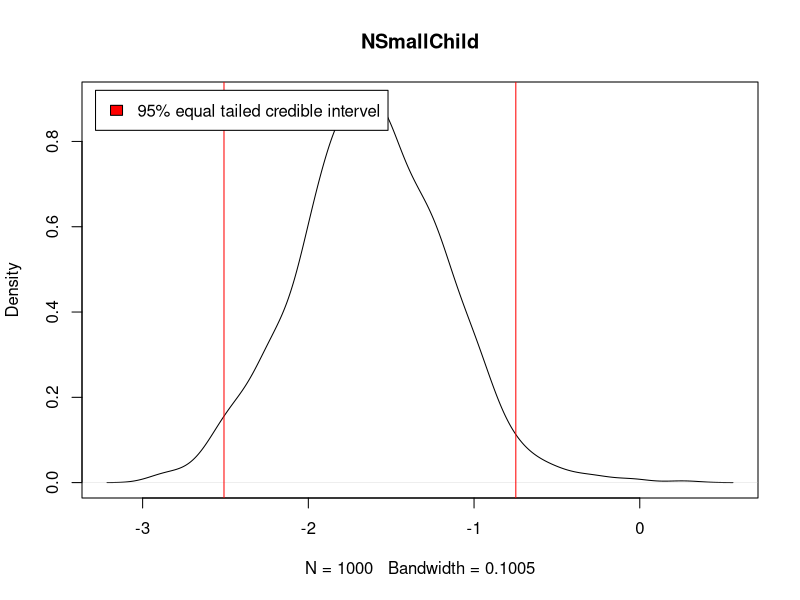
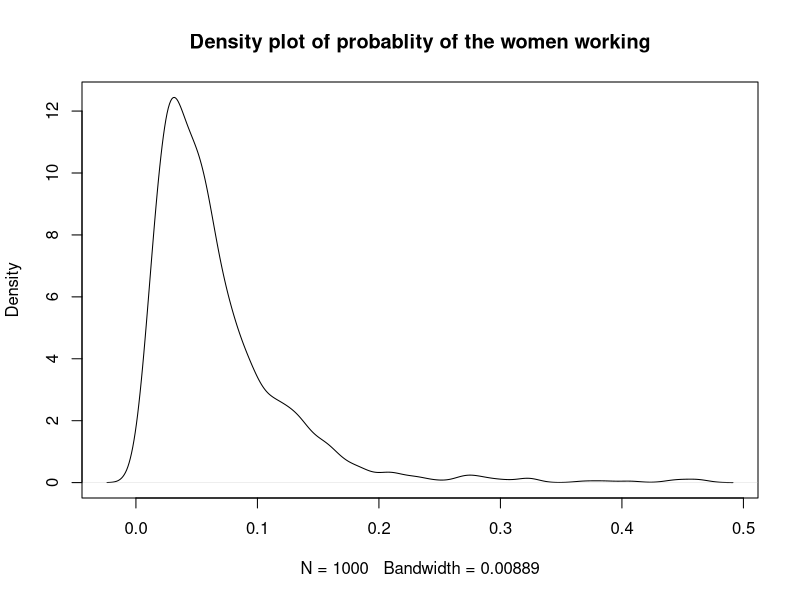
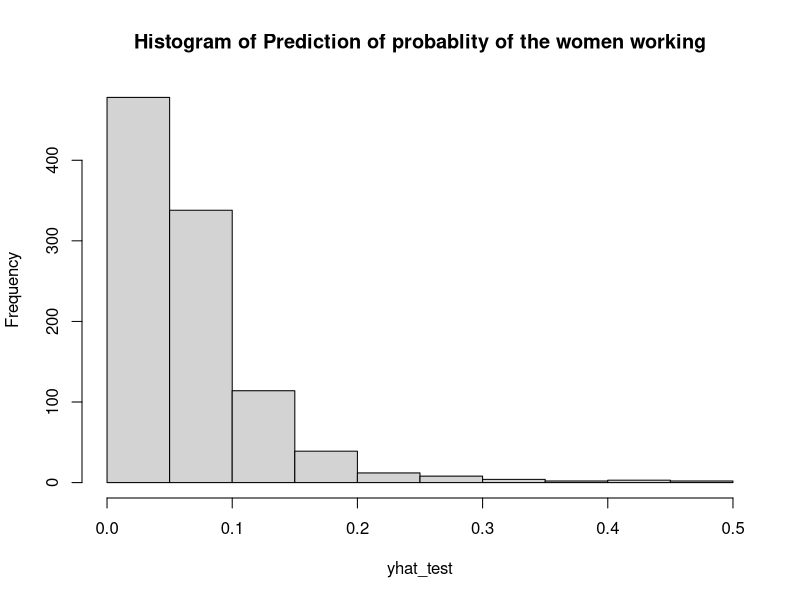
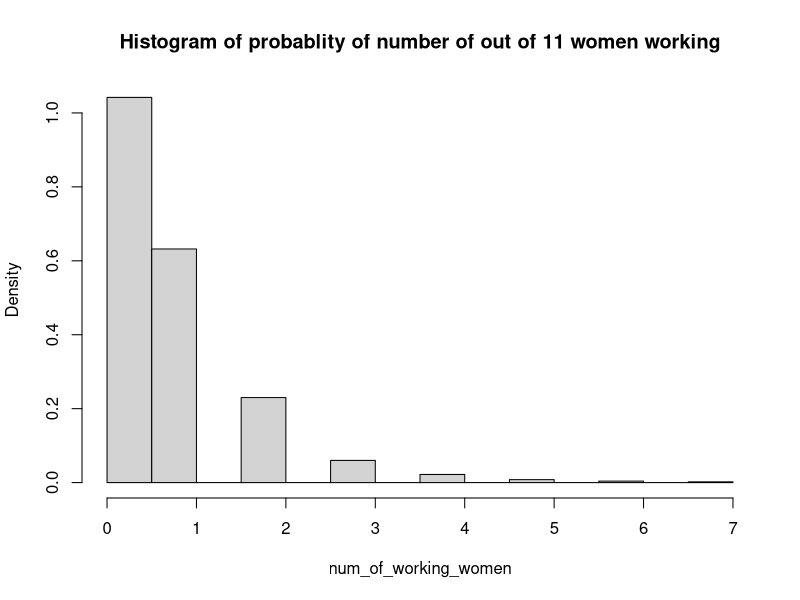
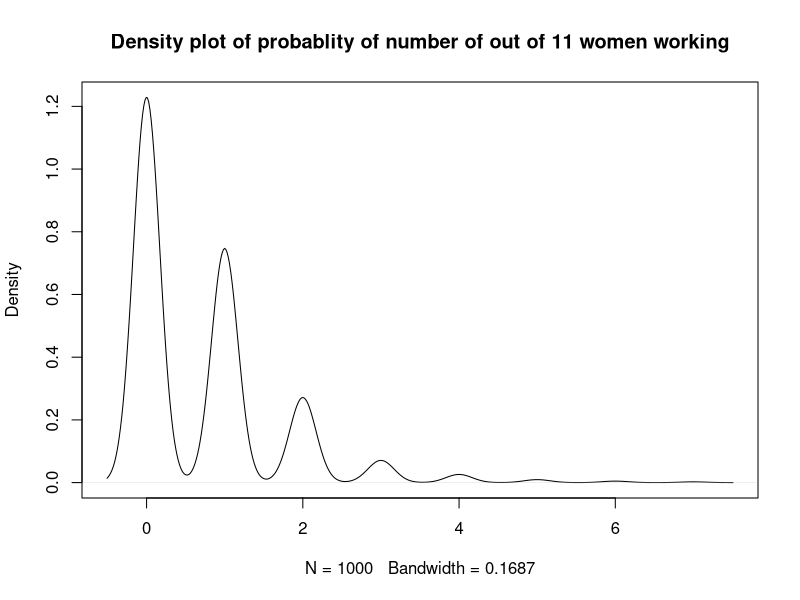

Write the R code that produced these figures, in order.
library(mvtnorm)

# Lab 2.2.a)

# importing data 
data <- read.table("WomenAtWork.dat", sep = "" , header = T , na.strings ="", stringsAsFactors= F)
col_names = colnames(data)
# Finding the number of covariates in the data the -1 is done as the data imported contains the response y
n_coefs <- dim(data)[2]-1

# Initializing parameters of prior
tau = 5
mu = rep(0,n_coefs)
Sigma = tau*tau*diag(n_coefs)

# sampling one element from the prior of β to use as initial value of β when using optim
prior = rmvnorm(1,mean=mu,sigma=Sigma)

# initializing y as a matrix of the response variable from the data set
y = as.matrix(data$Work)
# initializing x as a matrix the covariates from the data set
X = as.matrix(data[,-1])

# Function to get the log posterior of the logistic regression 
LogPostLogistic <- function(betas,y,X,mu,Sigma){
  
  linPred <- X%*%betas;
  # finding the log likelihood 
  logLik <- sum( linPred*y - log(1 + exp(linPred)));
  # finding the log logPrior using the parameters given
  logPrior <- dmvnorm(betas, mu, Sigma, log=TRUE);
  
  # returning the log posterior as the sum of loglikihood and logPrior
  return(logLik + logPrior)
}

# Using the optim function to find the values of β for which the logposterior is maximum. 
# This would give us the mode of β's in the posterior as the probability densities would be maximum only at the mode of the parameters in the distribution
OptimRes <- optim(prior,LogPostLogistic,gr=NULL,y,X,mu,Sigma,method=c("BFGS"),control=list(fnscale=-1),hessian=TRUE)

# Getting the hessian matrix from the results returned from the optim function
beta_mode_hessian = OptimRes$hessian
# Getting the mode β values as the parameters returned from the optim function
beta_mode = OptimRes$par
# Getting the J(beta_mode) as the negative of the hessian returned 
J = -beta_mode_hessian
# Calculating inverse of J
J_inverse = solve(J)

# Presenting values of beta_mode and inverse J(beta_mode)
print(beta_mode)
print(J_inverse)

# Verifying if the estimated results are reasonable using glmModel
glmModel <- glm(Work ~ 0 + ., data = data, family = binomial)
# The values are found to be quite similar
glmModel

# Sampling 1000 draws from the posterior of the logistic regression 
N = 1000
posterior_beta_draws = rmvnorm(N,beta_mode, J_inverse)

# Plotting the density of the regression coefficients of the variable NSmallChild (6th covariate)
plot(main=col_names[-1][6],density(posterior_beta_draws[,6]))
print(summary(posterior_beta_draws[,6]))
# Getting sampled values for the beta paramters for NSmallChild(6th covariate)
small_kids_draw = posterior_beta_draws[,6]
# Finding the 95% equal tail credible interval from the sampled values for NSmallChild and adding it to the plot
q = quantile(small_kids_draw, probs=c(0.025,0.975))
print(q)
q = unname(q)
q_lo = q[1]
q_hi = q[2]
abline(v=q_lo, col="red")
abline(v=q_hi, col="red")
legend("topleft", inset=.02, c("95% equal tailed credible intervel"), fill=c("red"))



# Lab 2.2.b)

# Creating a data point for a women of age 43, with 2 small children, 12 years of education, 8 years experience and with husband income 20
X_test = c(1,20,12, 8, 43, 2, 0)

# Getting predictions that women is working based for the test case created above based on the sampled beta parameters from the posterior of logistic regression
res = X_test %*% t(posterior_beta_draws) 
yhat_test = exp(res)/(1+exp(res))

# Plotting the distribution of the predicted values of the test case
plot(main = "Density plot of probablity of the women working", density(yhat_test))
hist(yhat_test, main = "Histogram of Prediction of probablity of the women working")

# Lab 2.2.c)
# Finding the distribution for the number of working women out of the 11 of the same type specified above 
# Since the binomial distribution is the sum of bernolli trial
# Hence random draws from the binomial distribution with number of trails as 11 (considering 11 women of same specification)
# and probability of success (working) found for a single women can be get the samples of number of women working out of 11
num_of_working_women <- c()
# looping through all the beta values sampled for posterior
for (ind in 1:dim(posterior_beta_draws)[1]){
  # Considering p as the probability of success for 1 women found using the beta parameter
  p  = yhat_test[ind]
  # Getting number of women working as random draws from the binomial distribution with n = 11 and p = probability of success for one women found using posterior betas
  num_of_working_women = c(num_of_working_women, rbinom(1, 11, p))
}
# Plotting posterior predictive distribution of number of women working out of 11
hist(num_of_working_women, freq = FALSE, probability = TRUE, main = "Histogram of probablity of number of out of 11 women working")
plot(density(num_of_working_women), main = "Density plot of probablity of number of out of 11 women working")

